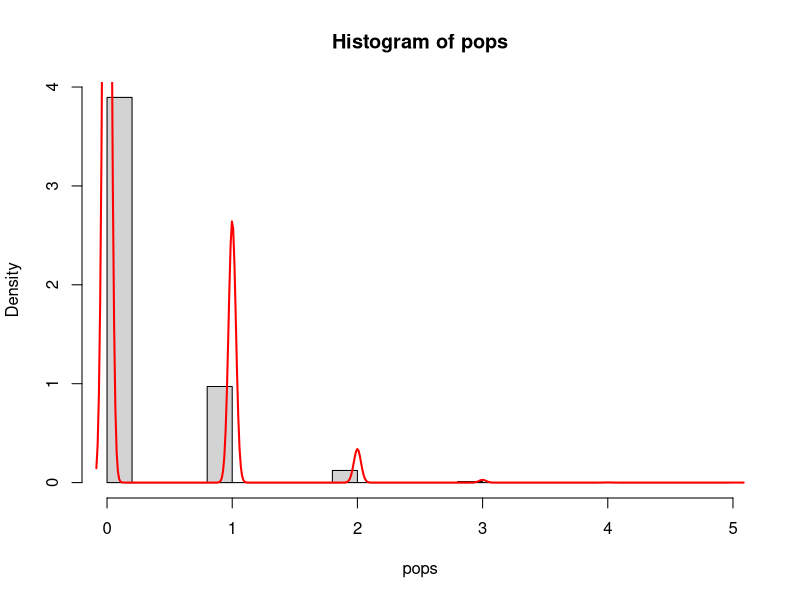

The R script that drew this image:
## ---- chunk 1
knitr::opts_chunk$set(echo = TRUE)
library(ggplot2)
## ---- chunk 2
sigma <- 0.5
N <- 1000000

# Poisson Distribution (lambda = sigma^2)
lambda <- sigma^2
pops <- rpois(N, lambda = lambda)


## ---- chunk 3


# histogram
hist(pops, probability = TRUE)
lines(density(pops), col = "red", lwd = 2)
## ---- chunk 4
mean(pops)
sd(pops)
## ---- chunk 5


## ---- chunk 6



## ---- chunk 7


## ---- chunk 8


## ---- chunk 9


